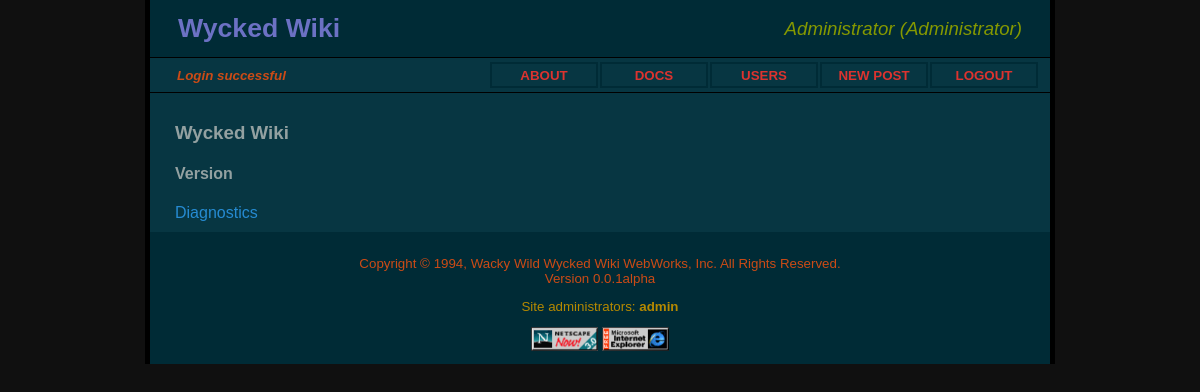
/page.php?page=about (signed in), run on an earlier commit of the app's database.
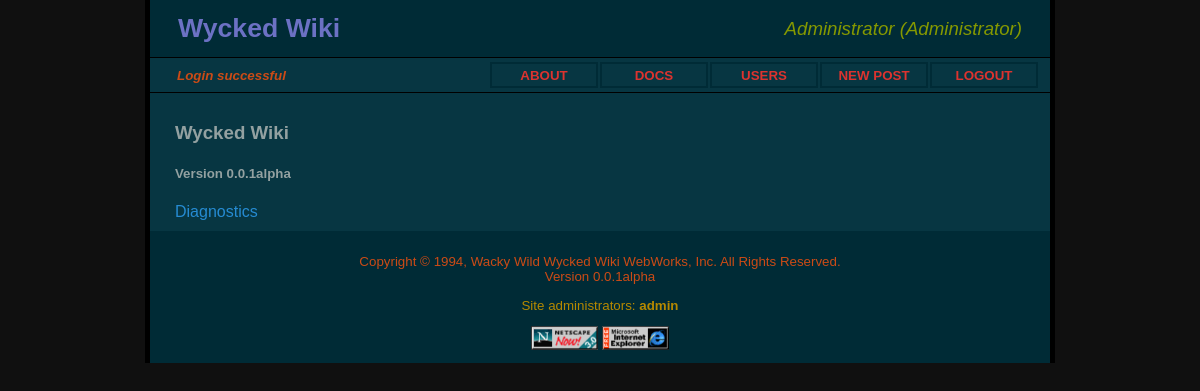
And on a later commit of the database.
### tables this page shows
CREATE TABLE `pages` (
  `page_id` int(11) NOT NULL,
  `visible` int(11) DEFAULT '14',
  `title` varchar(30) NOT NULL,
  `file` varchar(50) DEFAULT NULL,
  `page` text,
  PRIMARY KEY (`page_id`)
);

CREATE TABLE `users` (
  `username` varchar(20) NOT NULL DEFAULT '',
  `password` varchar(50) DEFAULT NULL,
  `fullname` varchar(50) DEFAULT NULL,
  `access` int(11) DEFAULT NULL,
  PRIMARY KEY (`username`)
);

### config.php (called while the page is built, shortened)
<?php
$WYCKED_TITLE = "Wycked Wiki";
$WYCKED_FOOTER = "Copyright &copy; 1994, Wacky Wild Wycked Wiki WebWorks, Inc.  All Rights Reserved.";
$WYCKED_VERSION = "0.0.1alpha";
?>

### page.php (the view, shortened to what this page needs)
<!DOCTYPE html>
<html>
<head>
<link rel="stylesheet" href="style.css">
</head>
<body>
<?php
require_once("config.php");
include("header.php");
if (isset($_SESSION) && isset($_SESSION["access"])) {
    $access = $_SESSION["access"];
} else {
    $access = 1;
}
if (isset($_GET["page"])) {
    $title = $_GET["page"];
    $db = mysqli_connect($DB_HOSTNAME, $DB_USERNAME, $DB_PASSWORD, $DB_DATABASE);
    $result = mysqli_query($db, "select visible, page "
                                    . "from pages where title = '" . $title . "'");
    $count = mysqli_num_rows($result);
    if ($count==0) {
        $_SESSION["status"] = "PAGE NOT FOUND";
        header("Location: index.php");
    } else {
        $row = mysqli_fetch_assoc($result);
        if ($access & $row["visible"]) {
            echo '<div class="bodydiv">';
            echo '</div>';
        } else {
            $_SESSION["status"] = "UNAUTHORIZED";
            header("Location: index.php");
        }
    }
} else {
    $_SESSION["status"] = "PAGE NOT SPECIFIED";
    header("Location: index.php");
}
include("footer.php");
?>
</body>
</html>

### header.php (shortened to what this page needs)
<div class="headerdiv">
<table><tr>
<td><a href="."><?php echo $WYCKED_TITLE; ?></a></td>
<td class="userinfo">
<?php
if (isset($_SESSION) && isset($_SESSION["access"]) && isset($_SESSION["fullname"])) {
    $access = $_SESSION["access"];
    if ($access == 2) {
        $userinfo = $_SESSION["fullname"] . " (User)";
    } elseif ($access == 4) {
        $userinfo = $_SESSION["fullname"] . " (Editor)";
    } elseif ($access == 8) {
        $userinfo = $_SESSION["fullname"] . " (Administrator)";
    } else {
        $userinfo = "";
    }
} else {
    $access = 1;
    $userinfo = "";
}
echo $userinfo;
?>
</td>
</tr></table>
</div>
<div class="menudiv">
<table><tr>
<td class="status">
<?php
if (isset($_SESSION) && isset($_SESSION["status"])) {
    echo $_SESSION["status"];
}
?>
</td>
<?php
$db = mysqli_connect($DB_HOSTNAME, $DB_USERNAME, $DB_PASSWORD, $DB_DATABASE);
$result = mysqli_query($db, "select * from pages order by page_id");
while ($row = mysqli_fetch_assoc($result)) {
    if (($access & $row["visible"]) && (substr($row["title"], 0, 1) !== "_")) {
        if (is_null($row["file"])) {
            printf('<td class="menuitem"><a href="page.php?page=%s">%s</a></td>',
                   $row["title"],
                   strtoupper($row["title"]));
        } else {
            printf('<td class="menuitem"><a href="%s">%s</a></td>',
                   $row["file"],
                   strtoupper($row["title"]));
        }
    }
}
?>
</tr></table>
</div>

### footer.php (shortened to what this page needs)
<div class="footerdiv">
<p class="copyright">
<?php echo $WYCKED_FOOTER; ?>
<br>Version <?php echo $WYCKED_VERSION ?>
</p>
<p class="admins">
Site administrators:
<?php
$db = mysqli_connect($DB_HOSTNAME, $DB_USERNAME, $DB_PASSWORD, $DB_DATABASE);
$result = mysqli_query($db, "select username from users where access = 8 order by username");
$username_array = array();
while ($row = mysqli_fetch_assoc($result)) {
    $username_array[] = "<b>" . $row["username"] . "</b>";
}
printf(implode(", ", $username_array));
?>
</p>
<img src="images/netscape.png" height=24>
<img src="images/ielogo.png" height=24>
</div>

### style.css (style rules this page uses)
html { background: #101010; }
body { margin: 0 auto; background: #073642; font-family: Verdana, sans-serif; height: all; width: 900px; border-style: solid; border-width: 0px 5px 0px 5px; }
.headerdiv { background-color: #002B36; padding: 10px 25px 10px 25px; }
.headerdiv table { width: 100%; }
.headerdiv a { color: #6C71C4; font-size: 20pt; font-weight: bold; text-decoration: none }
.headerdiv td.userinfo { color: #859900; font-size: 14pt; font-style: italic; text-align: right; }
.menudiv { background-color: #073642; border-style: solid; border-width: 1px 0px 1px 0px; padding: 2px 10px 2px 10px; }
.menudiv a { color: #DC332F; font-size: 10pt; font-weight: bold; text-decoration: none; }
.menudiv td.status { color: #CB4B16; font-size: 10pt; font-style: italic; font-weight: bold; padding: 0px 15px 0px 15px; width: 100%; }
.menudiv td.menuitem { border-style: solid; border-color: #002B36; border-width: 2px 2px 2px 2px; padding: 2px 2px 2px 2px; text-align: center; min-width: 100px; }
.footerdiv { background-color: #002B36; font-size: 10pt; font-weight: normal; padding: 10px 25px 10px 25px; text-align: center; }
.copyright { color: #CB4B16; }
.admins { color: #B58900; }
.bodydiv { color: #93A1A1; font-size: 12pt; font-weight: normal; padding: 10px 25px 10px 25px; }
.bodydiv a { color: #268BD2; text-decoration: none }

What changed in the data, as far as the page shows it:
changed pages "ABOUT": visible "Wycked Wiki Version Diagnostics" → "Wycked Wiki Version 0.0.1alpha Diagnostics"
